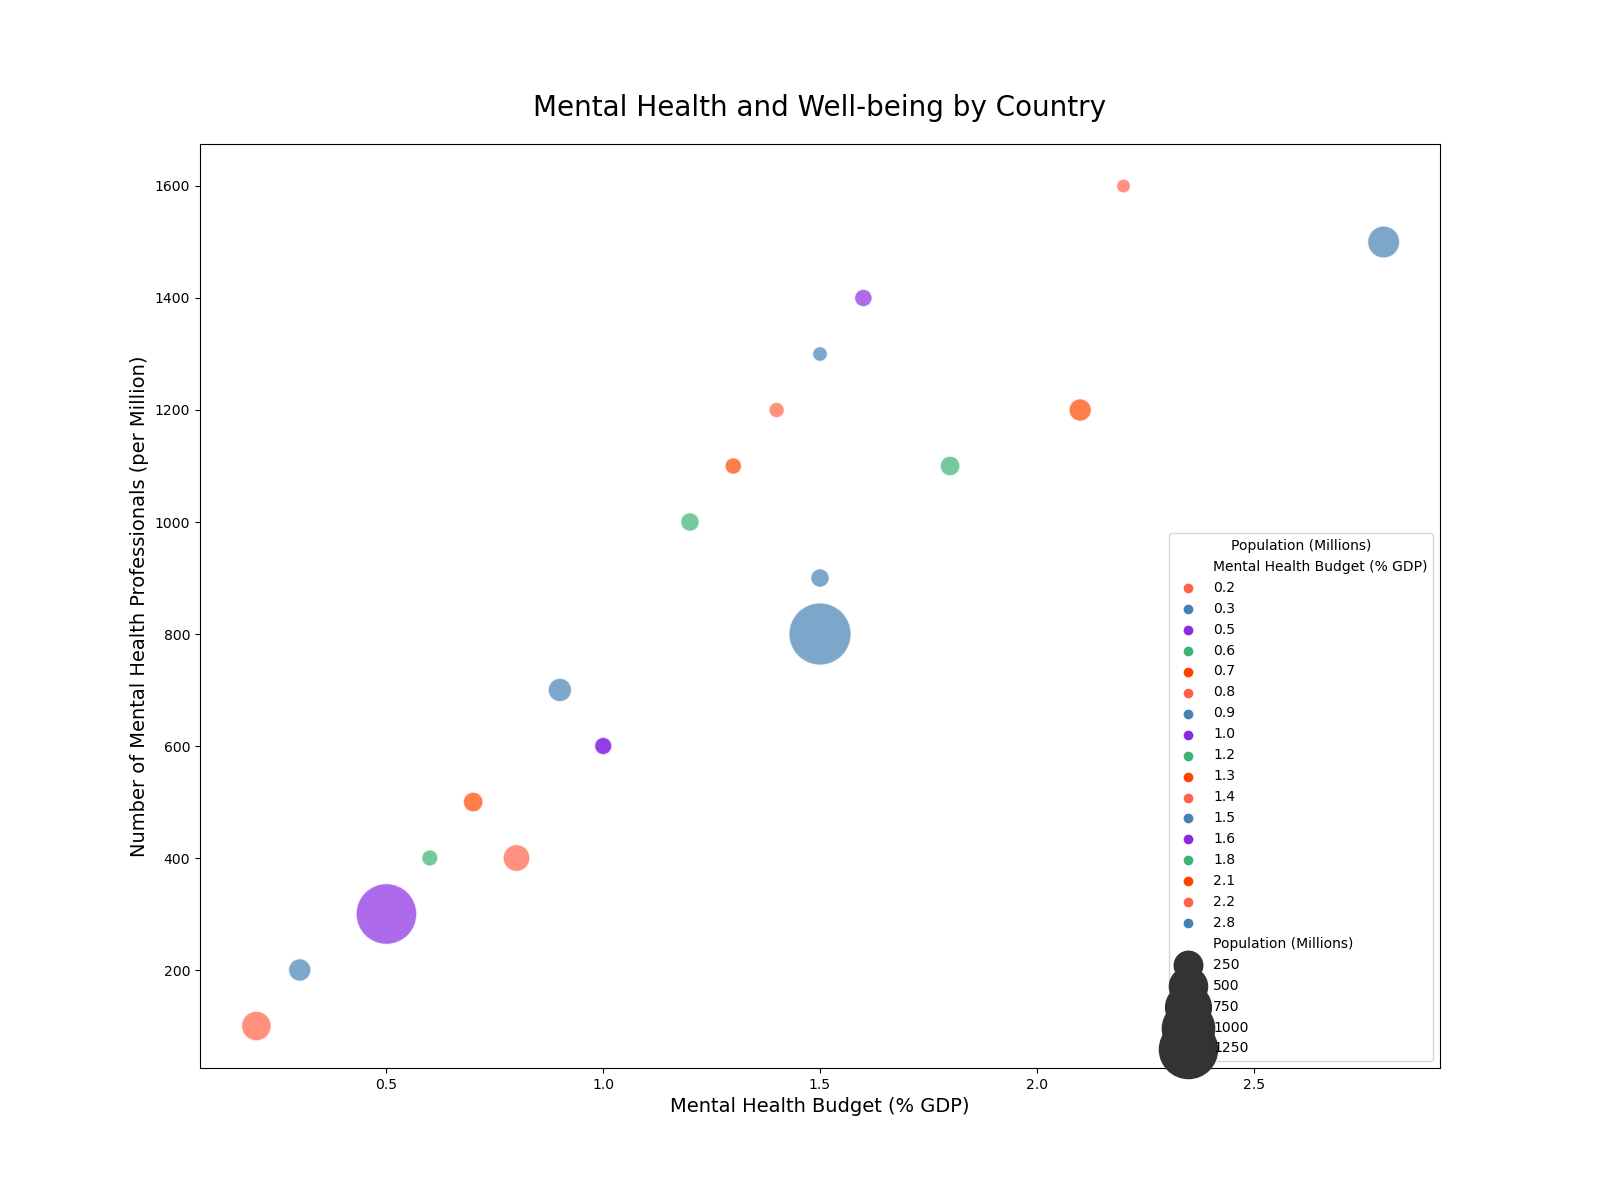

Recreate this plot in Python.

import seaborn as sns
import matplotlib.pyplot as plt
import pandas as pd

# Prepare the data
data = {
    'Country': ['United States', 'China', 'Japan', 'Germany', 'India', 'United Kingdom',
                'France', 'Brazil', 'Italy', 'Canada', 'Russia', 'South Korea', 
                'Spain', 'Australia', 'Mexico', 'Indonesia', 'Netherlands', 
                'Saudi Arabia', 'Turkey', 'Switzerland'],
    'Mental Health Budget (% GDP)': [2.8, 1.5, 2.1, 1.8, 0.5, 1.2,
                                     1.5, 0.8, 1.0, 1.3, 0.9, 1.6, 
                                     1.0, 1.4, 0.3, 0.2, 1.5, 0.6, 
                                     0.7, 2.2],
    'Number of Mental Health Professionals (per Million)': [1500, 800, 1200, 1100, 300, 1000,
                                                            900, 400, 600, 1100, 700, 1400, 
                                                            600, 1200, 200, 100, 1300, 400, 
                                                            500, 1600],
    'Population (Millions)': [331, 1438, 126, 83, 1367, 66,
                              65, 213, 60, 38, 145, 51,
                              47, 25, 128, 273, 17,
                              34, 84, 8]
}

df = pd.DataFrame(data)

# Plotting the bubble chart
plt.figure(figsize=(16, 12))
bubble_chart = sns.scatterplot(data=df,
                               x='Mental Health Budget (% GDP)',
                               y='Number of Mental Health Professionals (per Million)',
                               size='Population (Millions)',
                               hue='Mental Health Budget (% GDP)',
                               palette=['#FF6347', '#4682B4', '#8A2BE2', '#3CB371', '#FF4500'],
                               sizes=(100, 2000),
                               alpha=0.7)

plt.title('Mental Health and Well-being by Country', fontsize=20, pad=20)
plt.xlabel('Mental Health Budget (% GDP)', fontsize=14)
plt.ylabel('Number of Mental Health Professionals (per Million)', fontsize=14)
plt.legend(loc='lower right', title='Population (Millions)')

# Show the final plot
plt.show()
